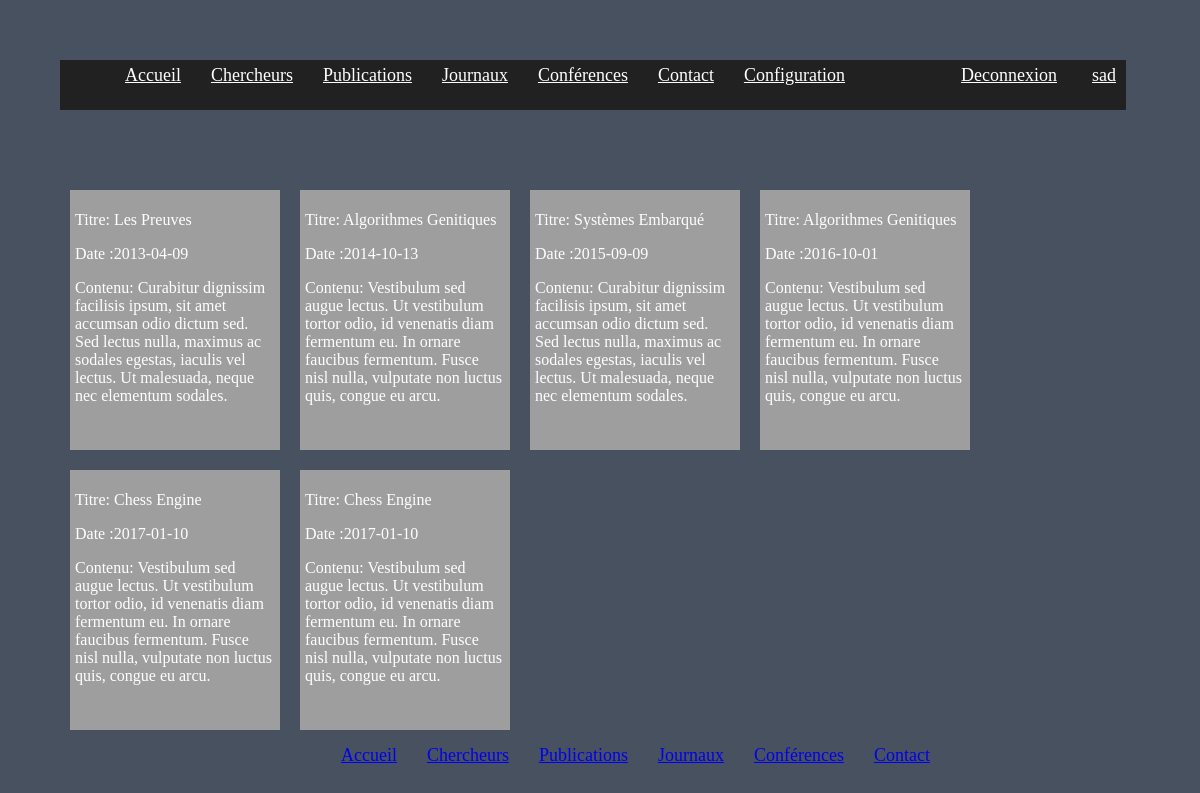
Page /index.php?menu=3 (signed in) on the committed database.
### tables this page shows
CREATE TABLE `publication` (
  `id` int(11) NOT NULL,
  `titre` varchar(25) NOT NULL,
  `date` date NOT NULL,
  `contenu` text NOT NULL,
  `idChercheur` int(11) NOT NULL,
  `idThematique` int(11) NOT NULL
);

### controller/publicationManager.php (called while the page is built)
<?php
$db=Registry::getInstance()->getDbConnection();
$publiactionModel = new publicationModel($db);
$pubs=$publiactionModel->getAllPub();

### model/publicationModel.php (called while the page is built)
<?php
class publicationModel{
    private $dbConnection;
    public function __construct(PDO $dbConnection)
    {
        $this->dbConnection = $dbConnection;
    }
    public function getAllPub()
    {
        $queryStr="SELECT * FROM publication ORDER BY publication.date ,publication.idThematique ASC";
        $result = $this->dbConnection->query($queryStr);
        return $result->fetchAll();
    }
}

### model/publication.php (called while the page is built, shortened)
<?php
class publication{
    private $titre;
    private $date;
    private $contenu;
    public function __construct($id,$titre,$date,$contenu,$auteur,$thematique)
    {
        $this->titre=$titre;
        $this->date=$date;
        $this->contenu=$contenu;
    }
    public function getTitre()
    {
        return $this->titre;
    }
    public function getDate()
    {
        return $this->date;
    }
    public function getContenu()
    {
        return $this->contenu;
    }
}

### view/publications.php (the view)
<?php
include "controller/publicationManager.php";
if($pubs!=null)
    foreach($pubs as $pub){
        $publication = new publication(0,$pub['titre'],$pub['date'],$pub['contenu'],$pub['idChercheur'],$pub['idThematique']);
        echo "<li class='cadre'><a href='index.php?id=".$publication->getId()."'></a><div><p>Titre: ".$publication->getTitre()."</p><p>Date :".$publication->getDate()."</p><p>Contenu: ".$publication->getContenu()."</p></div></li>";
    }

### assets/css/style.css (style rules this page uses)
body { margin: 5% 5% 5% 5%; background-color:#fafafa; }
li.cadre { display: inline-block; float: left; width: 200px; height: 250px; overflow: hidden; background-color: #9e9e9e; margin: 10px 10px 10px 10px; padding: 5px 5px 5px 5px; color: white; }

### rows in the picture
publication: titre "Les Preuves", date "2013-04-09", contenu "Curabitur dignissim facilisis ipsum, sit amet accumsan odio dictum sed. Sed lectus nulla, maximus ac sodales egestas, iaculis vel lectus. Ut malesuada, neque nec elementum sodales."
publication: titre "Algorithmes Genitiques", date "2014-10-13", contenu "Vestibulum sed augue lectus. Ut vestibulum tortor odio, id venenatis diam fermentum eu. In ornare faucibus fermentum. Fusce nisl nulla, vulputate non luctus quis, congue eu arcu."
publication: titre "Systèmes Embarqué", date "2015-09-09", contenu "Curabitur dignissim facilisis ipsum, sit amet accumsan odio dictum sed. Sed lectus nulla, maximus ac sodales egestas, iaculis vel lectus. Ut malesuada, neque nec elementum sodales."
publication: titre "Algorithmes Genitiques", date "2016-10-01", contenu "Vestibulum sed augue lectus. Ut vestibulum tortor odio, id venenatis diam fermentum eu. In ornare faucibus fermentum. Fusce nisl nulla, vulputate non luctus quis, congue eu arcu."
publication: titre "Chess Engine", date "2017-01-10", contenu "Vestibulum sed augue lectus. Ut vestibulum tortor odio, id venenatis diam fermentum eu. In ornare faucibus fermentum. Fusce nisl nulla, vulputate non luctus quis, congue eu arcu."
publication: titre "Chess Engine", date "2017-01-10", contenu "Vestibulum sed augue lectus. Ut vestibulum tortor odio, id venenatis diam fermentum eu. In ornare faucibus fermentum. Fusce nisl nulla, vulputate non luctus quis, congue eu arcu."

### other values in the picture
$_SESSION['username'] "sad"
